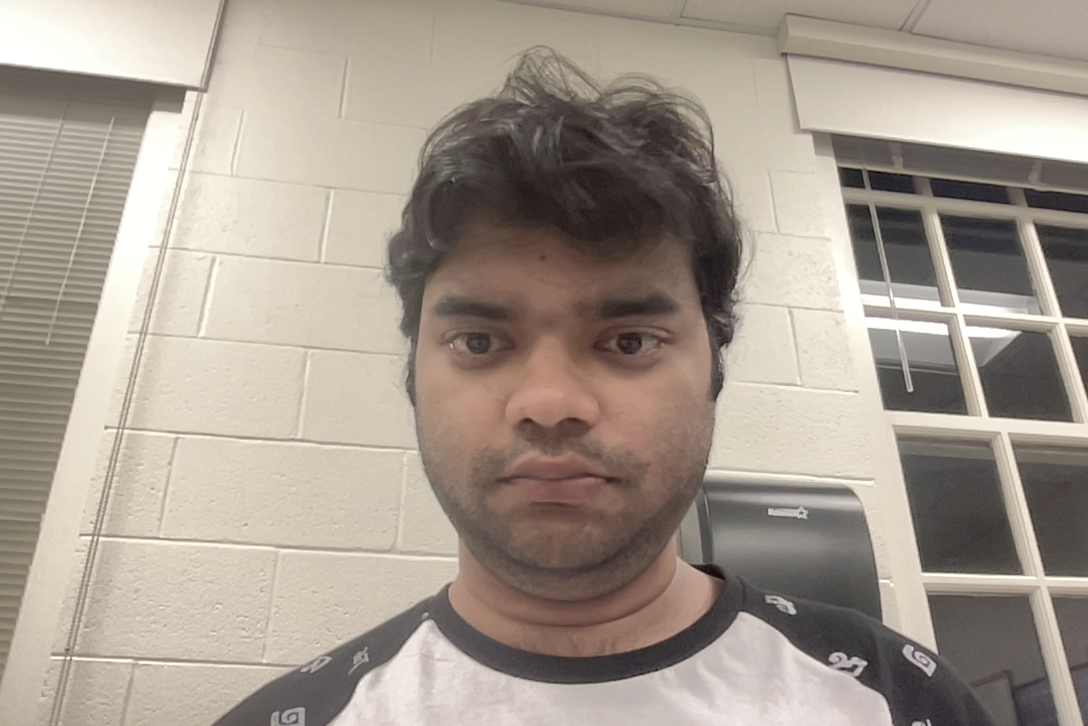
#> input picture Project_03- Face_Detection_and_Recognition/Part_04/me.jpg, 2176 x 1452 px (shown at 1/2 size)
$ python idea.py
#> lines starting #> are read from the running program, lines starting #| are printed output that depends on the picture
import cv2
import numpy as np
face_cascade = cv2.CascadeClassifier(
    '../cascade/haarcascade_frontalface_default.xml'
)

recog_descriptor = list()

def learn_image(image_list):
    for img_path in image_list:
        img = cv2.imread(img_path)
#> img is the input picture: shape (1452, 2176, 3); mean B, G, R 142.8, 154.1, 164.6
        gray = cv2.cvtColor(img,cv2.COLOR_BGR2GRAY)
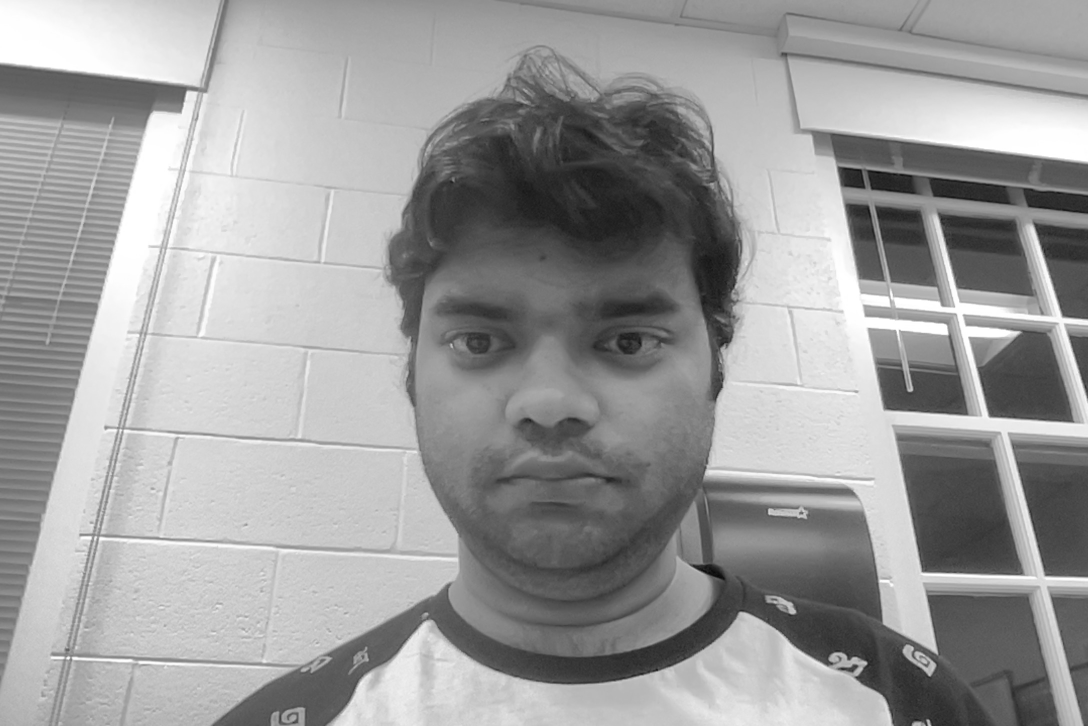
#> gray: shape (1452, 2176) (shown at 1/2 size); min 4, max 255, mean 155.9
        faces = face_cascade.detectMultiScale(gray,1.08,5)
#> faces = [[1634, 286, 205, 205], [730, 395, 734, 734]]
        for (x,y,w,h) in faces:
            face_img = cv2.resize(gray[y:y+h,x:x+w],(200,200))
#> this loop made 2 passes
#> pass 1, in learn_image, `face_img = cv2.resize(gray[y:y+h,x:x+w],(200,200))`:
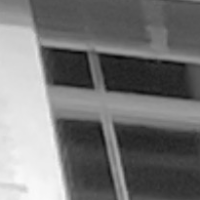
#> face_img: shape (200, 200); min 9, max 250, mean 116.9
#> pass 2, in learn_image, `face_img = cv2.resize(gray[y:y+h,x:x+w],(200,200))`:
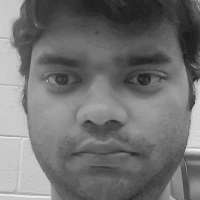
#> face_img: shape (200, 200); min 20, max 243, mean 114
        recog_descriptor.append(face_img)


def run_recognition(recog_descriptor):
    camera = cv2.VideoCapture(0)
    while(cv2.waitKey(2)==-1):
        success,frame = camera.read()
        gray = cv2.cvtColor(frame,cv2.COLOR_BGR2GRAY)
        faces = face_cascade.detectMultiScale(gray,1.08,5)

        for (x,y,w,h) in faces:
            cv2.rectangle(frame,(x,y),(x+w,y+h),(0,255,0),2)
            face_img = cv2.resize(gray[y:y+h,x:x+w],(200,200))
            difference = np.abs(face_img-recog_descriptor[0])
            result = np.all(difference < 0.25)

            if result:
                cv2.putText(frame, 'ME! Hello', (x, y-60), cv2.FONT_HERSHEY_SIMPLEX, 0.9, (0,0,255), 2)

        cv2.imshow("Face Detection",frame)


# img = cv2.imread("me2.jpg")
learn_image(["me.jpg"])
print(recog_descriptor)
#> (printed output is left out)
#> (the run stopped early here; a loop or call above may not have finished)

$ run again, with Project_03- Face_Detection_and_Recognition/Part_04/me2.jpg copied over Project_03- Face_Detection_and_Recognition/Part_04/me.jpg
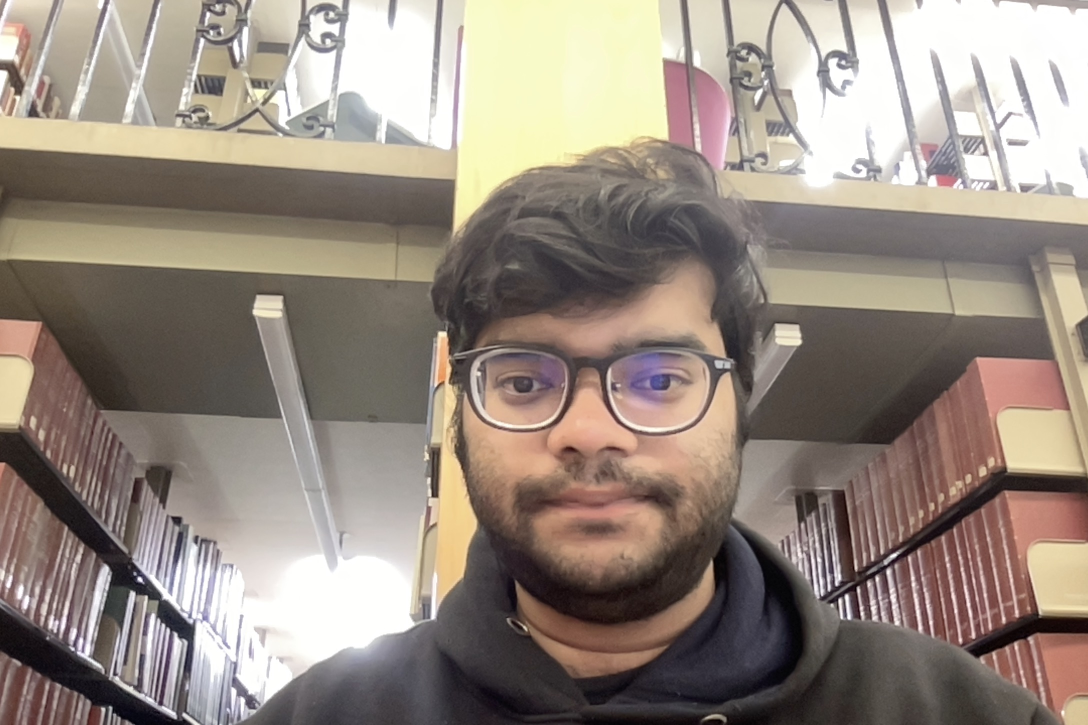
#> input picture Project_03- Face_Detection_and_Recognition/Part_04/me2.jpg, 2176 x 1450 px (shown at 1/2 size)
#> in learn_image, img is the input picture: shape (1450, 2176, 3); mean B, G, R 127.6, 137.6, 149.8
#> in learn_image, `gray = cv2.cvtColor(img,cv2.COLOR_BGR2GRAY)`:
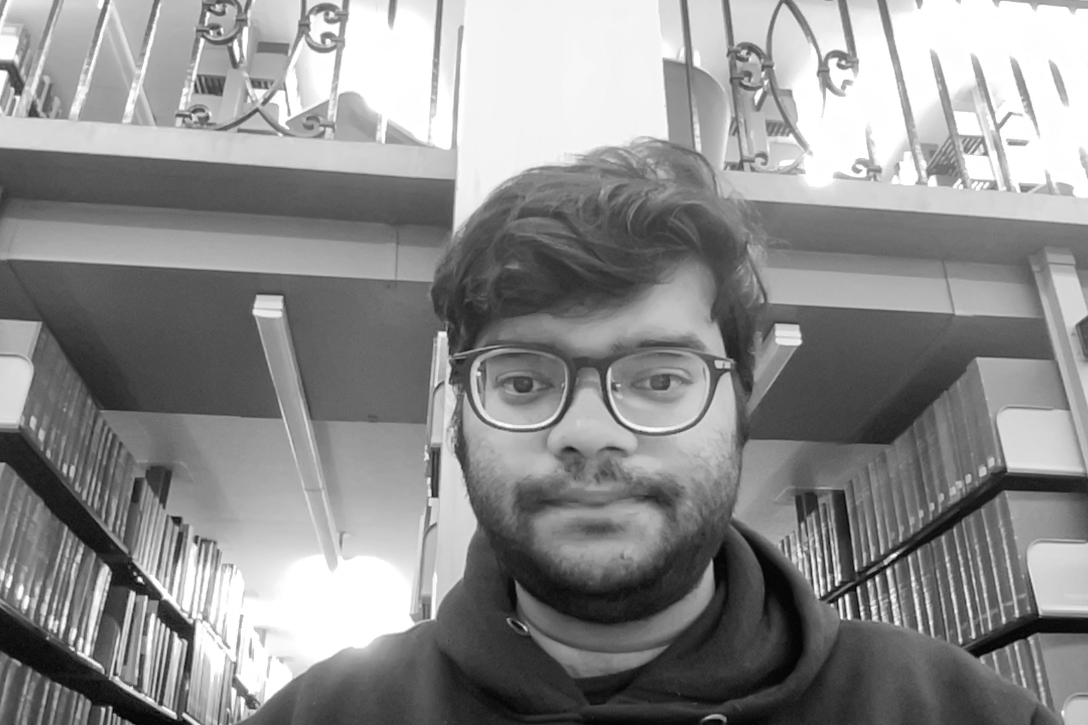
#> gray: shape (1450, 2176) (shown at 1/2 size); min 1, max 255, mean 140.1
#> faces = [[863, 502, 650, 650]]
#> the loop in learn_image, `for (x,y,w,h) in faces:` made 1 pass
#> pass 1, in learn_image, `face_img = cv2.resize(gray[y:y+h,x:x+w],(200,200))`:
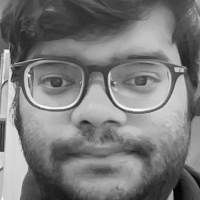
#> face_img: shape (200, 200); min 3, max 253, mean 122.3
#> (printed output is left out)
